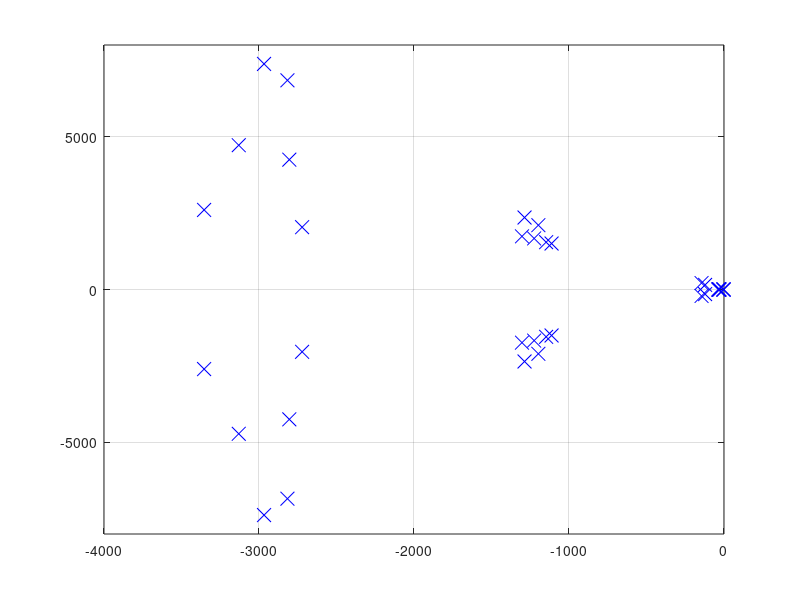

MATLAB code for this plot:
clc
clear all

%%%--------Parameters values--------------
fs=8000;
Lf1=1.35*10^-3;Lf2=Lf1;Lf3=Lf1;
Cf1=50*10^-6;Cf2=Cf1;Cf3=Cf1;
rLf1=.1;rLf2=rLf1;rLf3=rLf1;
Lc1=.35*10^-3;Lc2=Lc1;Lc3=Lc1;
rLc1=.03;rLc2=rLc1;rLc3=rLc1;
wc1=31.41;wc2=wc1;wc3=wc1;
mp1=9.4*10^-5;mp2=mp1;mp3=mp1;
nq1=1.3*10^-4;nq2=nq1;nq3=nq1;
Kpv1=.05;Kpv2=Kpv1;Kpv3=Kpv1;
Kiv1=390;Kiv2=Kiv1;Kiv3=Kiv1;
Kpc1=10.5;Kpc2=Kpc1;Kpc3=Kpc1;
Kic1=16*10^3;Kic2=Kic1;Kic3=Kic1;
F1=.75;F2=F1;F3=F1;
rN=1000;
wn=314;
%-----Network Data-------
rline1=.23;Lline1=.1/(2*pi*50);
rline2=.35;Lline2=.58/(2*pi*50);
Rload1=25;Lload1=1e-5;
Rload2=20;Lload2=1e-5;
%%%--------Initial operating point--------
Vd0_1=380.8;Vd0_2=381.8;Vd0_3=380.4;
Vq0_1=0;Vq0_2=0;Vq0_3=0;
Id0_1=11.4;Id0_2=Id0_1;Id0_3=Id0_1;
Iq0_1=.4;Iq0_2=-1.45;Iq0_3=1.25;
Ild_1=11.4;Ild_2=11.4;Ild_3=11.4;
Ilq_1=-5.5;Ilq_2=-7.3;Ilq_3=-4.6;
VbD_1=379.5;VbD_2=380.5;VbD_3=379;
VbQ_1=-6;VbQ_2=-6;VbQ_3=-5;
w0_1=314;w0_2=w0_1;w0_3=w0_1;w0=w0_1;
delta1_0=0;delta2_0=1.9*10^-3;delta3_0=-.0113;
Iline1d=-3.8;Iline1q=.4;
Iline2d=7.6;Iline2q=-1.3;
IloadD_1=Id0_1-Iline1d;IloadQ_1=Iq0_1-Iline1q;
IloadD_2=Id0_3+Iline2d;IloadQ_2=Iq0_3+Iline2q;
%%%%%%%%%%%%%%%%%%%%%%%%%%%%%%%%%%%%%%%%%%%%%%%%%%%%%%%%%%%%%%%%%%%%%%%%%%%%%%%%%%%%%%%
%%%----------------DG1------------
Ap_1=[0 -mp1 0; 0 -wc1 0; 0 0 -wc1];
Bpwcom_1=[-1;0;0];
Bp_1=[0 0 0 0 0 0 ;0 0 wc1*Id0_1 wc1*Iq0_1 wc1*Vd0_1 wc1*Vq0_1;0 0  wc1*Iq0_1 -wc1*Id0_1 -wc1*Vq0_1 wc1*Vd0_1];
Cpw_1=[0 -mp1 0];Cpv_1=[0 0 -nq1;0 0 0];
Bv1_1=[1 0;0 1];Bv2_1=[0 0 -1 0 0 0;0 0 0 -1 0 0];
Cv_1=[Kiv1 0; 0 Kiv1];
Dv1_1=[Kpv1 0; 0 Kpv1];
Dv2_1=[0 0 -Kpv1 -w0*Cf1 F1 0;0 0 w0*Cf1 -Kpv1 0 F1];
Bc1_1=[1 0;0 1];
Bc2_1=[-1 0 0 0 0 0;0 -1 0 0 0 0 ];
Cc_1=[Kic1 0;0 Kic1];
Dc1_1=[Kpc1 0; 0 Kpc1];
Dc2_1=[-Kpc1 -w0*Lf1 0 0 0 0;w0*Lf1 -Kpc1 0 0 0 0];
ALCL_1=[-rLf1/Lf1 w0_1 -1/Lf1 0 0 0
    -w0_1 -rLf1/Lf1 0 -1/Lf1 0 0
    1/Cf1 0 0 w0_1 -1/Cf1 0
    0 1/Cf1 -w0_1 0 0 -1/Cf1 
    0 0 1/Lc1 0 -rLc1/Lc1 w0_1
    0 0 0 1/Lc1 -w0_1 -rLc1/Lc1];
BLCL1_1=[1/Lf1 0 0 0 0 0 ; 0 1/Lf1 0 0 0 0]';
BLCL2_1=[0 0 0 0 -1/Lc1 0; 0 0 0 0 0 -1/Lc1]';
BLCL3_1=[Ilq_1 -Ild_1 Vq0_1 -Vd0_1 Iq0_1 -Id0_1]';
Ts_1=[cos(delta1_0) -sin(delta1_0);sin(delta1_0) cos(delta1_0)];
Tc_1=[(-Id0_1*sin(delta1_0))-(Iq0_1*cos(delta1_0));(Id0_1*cos(delta1_0))-(Iq0_1*sin(delta1_0))];
Tvinv_1=[-VbD_1*sin(delta1_0)+VbQ_1*cos(delta1_0);-VbD_1*cos(delta1_0)-VbQ_1*sin(delta1_0)];
%------------------------
AINV_1=[Ap_1                                                         zeros(3,2)         zeros(3,2)              Bp_1
        Bv1_1*Cpv_1                                                  zeros(2,2)         zeros(2,2)              Bv2_1
        Bc1_1*Dv1_1*Cpv_1                                            Bc1_1*Cv_1         zeros(2,2)         (Bc1_1*Dv2_1)+Bc2_1
        (BLCL1_1*Dc1_1*Dv1_1*Cpv_1)+(BLCL2_1*[Tvinv_1 zeros(2,1) zeros(2,1)])+(BLCL3_1*Cpw_1)  BLCL1_1*Dc1_1*Cv_1  BLCL1_1*Cc_1  ALCL_1+BLCL1_1*((Dc1_1*Dv2_1)+Dc2_1)];
BINV_1=[zeros(3,2);zeros(2,2);zeros(2,2);BLCL2_1*inv(Ts_1)];
Bwcom_1=[Bpwcom_1;zeros(2,1);zeros(2,1);zeros(6,1)];
CINVw_1=[Cpw_1 zeros(1,2) zeros(1,2) zeros(1,6)];
CINVc_1=[Tc_1 zeros(2,2) zeros(2,1) zeros(2,5) zeros(2,1) zeros(2,1) Ts_1];
%%%%%%%%%%%%%%%%%%%%%%%%%%%%%%%%%%%%%%%%%%%%%%%%%%%%%%%%%%%%%%%%%%%%%%%%%%%%%%%%%%%%%%%
%%------------------DG2----------------------
Ap_2=[0 -mp2 0; 0 -wc2 0; 0 0 -wc2];
Bpwcom_2=[-1;0;0];
Bp_2=[0 0 0 0 0 0 ;0 0 wc2*Id0_2 wc2*Iq0_2 wc2*Vd0_2 wc2*Vq0_2;0 0  wc2*Iq0_2 -wc2*Id0_2 -wc2*Vq0_2 wc2*Vd0_2];
Cpw_2=[0 -mp2 0];Cpv_2=[0 0 -nq2;0 0 0];
Bv1_2=[1 0;0 1];Bv2_2=[0 0 -1 0 0 0;0 0 0 -1 0 0];
Cv_2=[Kiv2 0; 0 Kiv2];
Dv1_2=[Kpv2 0; 0 Kpv2];
Dv2_2=[0 0 -Kpv2 -wn*Cf2 F2 0;0 0 wn*Cf2 -Kpv2 0 F2];
Bc1_2=[1 0;0 1];
Bc2_2=[-1 0 0 0 0 0;0 -1 0 0 0 0 ];
Cc_2=[Kic2 0;0 Kic2];
Dc1_2=[Kpc2 0; 0 Kpc2];
Dc2_2=[-Kpc2 -wn*Lf2 0 0 0 0;wn*Lf2 -Kpc2 0 0 0 0];
ALCL_2=[-rLf2/Lf2 w0_2 -1/Lf2 0 0 0
    -w0_2 -rLf2/Lf2 0 -1/Lf2 0 0
    1/Cf2 0 0 w0_2 -1/Cf2 0
    0 1/Cf2 -w0_2 0 0 -1/Cf2 
    0 0 1/Lc2 0 -rLc2/Lc2 w0_2
    0 0 0 1/Lc2 -w0_2 -rLc2/Lc2 ];
BLCL1_2=[1/Lf2 0 0 0 0 0 ; 0 1/Lf2 0 0 0 0]';
BLCL2_2=[0 0 0 0 -1/Lc2 0; 0 0 0 0 0 -1/Lc2]';
BLCL3_2=[Ilq_2 -Ild_2 Vq0_2 -Vd0_2 Iq0_2 -Id0_2]';
Ts_2=[cos(delta2_0) -sin(delta2_0);sin(delta2_0) cos(delta2_0)];
Tc_2=[(-Id0_2*sin(delta2_0))-(Iq0_2*cos(delta2_0));(Id0_2*cos(delta2_0))-(Iq0_2*sin(delta2_0))];
Tvinv_2=[-VbD_2*sin(delta2_0)+VbQ_2*cos(delta2_0);-VbD_2*cos(delta2_0)-VbQ_2*sin(delta2_0)];
%------------------------
AINV_2=[Ap_2                                                         zeros(3,2)         zeros(3,2)              Bp_2
        Bv1_2*Cpv_2                                                  zeros(2,2)         zeros(2,2)              Bv2_2
        Bc1_2*Dv1_2*Cpv_2                                            Bc1_2*Cv_2         zeros(2,2)         (Bc1_2*Dv2_2)+Bc2_2
        (BLCL1_2*Dc1_2*Dv1_2*Cpv_2)+(BLCL2_2*[Tvinv_2 zeros(2,1) zeros(2,1)])+(BLCL3_2*Cpw_2)  BLCL1_2*Dc1_2*Cv_2  BLCL1_2*Cc_2  ALCL_2+BLCL1_2*((Dc1_2*Dv2_2)+Dc2_2)];
BINV_2=[zeros(3,2);zeros(2,2);zeros(2,2);BLCL2_2*inv(Ts_2)];
Bwcom_2=[Bpwcom_2;zeros(2,1);zeros(2,1);zeros(6,1)];
CINVw_2=[zeros(1,3) zeros(1,2) zeros(1,2) zeros(1,6)];
CINVc_2=[Tc_2 zeros(2,2) zeros(2,1) zeros(2,5) zeros(2,1) zeros(2,1) Ts_2];

%%%%%%%%%%%%%%%%%%%%%%%%%%%%%%%%%%%%%%%%%%%%%%%%%%%%%%%%%%%%%%%%%%%%%%%%%%%%%%%%%%%%%%%
%%------------------DG3----------------------
Ap_3=[0 -mp3 0; 0 -wc3 0; 0 0 -wc3];
Bpwcom_3=[-1;0;0];
Bp_3=[0 0 0 0 0 0 ;0 0 wc3*Id0_3 wc3*Iq0_3 wc3*Vd0_3 wc3*Vq0_3;0 0  wc3*Iq0_3 -wc3*Id0_3 -wc3*Vq0_3 wc3*Vd0_3];
Cpw_3=[0 -mp3 0];Cpv_3=[0 0 -nq3;0 0 0];
Bv1_3=[1 0;0 1];Bv2_3=[0 0 -1 0 0 0;0 0 0 -1 0 0];
Cv_3=[Kiv3 0; 0 Kiv3];
Dv1_3=[Kpv3 0; 0 Kpv3];
Dv2_3=[0 0 -Kpv3 -wn*Cf3 F3 0;0 0 wn*Cf3 -Kpv3 0 F3];
Bc1_3=[1 0;0 1];
Bc2_3=[-1 0 0 0 0 0;0 -1 0 0 0 0 ];
Cc_3=[Kic3 0;0 Kic3];
Dc1_3=[Kpc3 0; 0 Kpc3];
Dc2_3=[-Kpc3 -wn*Lf3 0 0 0 0;wn*Lf3 -Kpc3 0 0 0 0];
ALCL_3=[-rLf3/Lf3 w0_3 -1/Lf3 0 0 0
    -w0_3 -rLf3/Lf3 0 -1/Lf3 0 0
    1/Cf3 0 0 w0_3 -1/Cf3 0
    0 1/Cf3 -w0_3 0 0 -1/Cf3 
    0 0 1/Lc3 0 -rLc3/Lc3 w0_3
    0 0 0 1/Lc3 -w0_3 -rLc3/Lc3 ];
BLCL1_3=[1/Lf3 0 0 0 0 0 ; 0 1/Lf3 0 0 0 0]';
BLCL2_3=[0 0 0 0 -1/Lc3 0; 0 0 0 0 0 -1/Lc3]';
BLCL3_3=[Ilq_3 -Ild_3 Vq0_3 -Vd0_3 Iq0_3 -Id0_3]';
Ts_3=[cos(delta3_0) -sin(delta3_0);sin(delta3_0) cos(delta3_0)];
Tc_3=[(-Id0_3*sin(delta3_0))-(Iq0_3*cos(delta3_0));(Id0_3*cos(delta3_0))-(Iq0_3*sin(delta3_0))];
Tvinv_3=[-VbD_3*sin(delta3_0)+VbQ_3*cos(delta3_0);-VbD_3*cos(delta3_0)-VbQ_3*sin(delta3_0)];
%------------------------
AINV_3=[Ap_3                                                         zeros(3,2)         zeros(3,2)              Bp_3
        Bv1_3*Cpv_3                                                  zeros(2,2)         zeros(2,2)              Bv2_3
        Bc1_3*Dv1_3*Cpv_3                                            Bc1_3*Cv_3         zeros(2,2)         (Bc1_3*Dv2_3)+Bc2_3
        (BLCL1_3*Dc1_3*Dv1_3*Cpv_3)+(BLCL2_3*[Tvinv_3 zeros(2,1) zeros(2,1)])+(BLCL3_3*Cpw_3)  BLCL1_3*Dc1_3*Cv_3  BLCL1_3*Cc_3  ALCL_3+BLCL1_3*((Dc1_3*Dv2_3)+Dc2_3)];
 
BINV_3=[zeros(3,2);zeros(2,2);zeros(2,2);BLCL2_3*inv(Ts_3)];
Bwcom_3=[Bpwcom_3;zeros(2,1);zeros(2,1);zeros(6,1)];
CINVw_3=[zeros(1,3) zeros(1,2) zeros(1,2) zeros(1,6)];
CINVc_3=[Tc_3 zeros(2,2) zeros(2,1) zeros(2,5) zeros(2,1) zeros(2,1) Ts_3];
%%%%%%%%%%%%%%%%%%%%%%%%%%%%%%%%%%%%%%%%%%%%%%%%%%%%%%%%%%%%%%%%%%%%%%%%%%%%%%%%%%%%%%%
%%-----------Combination of Inverter Models------------
AINV=[AINV_1+Bwcom_1*CINVw_1    zeros(13,13)             zeros(13,13)
        zeros(13,13)         AINV_2+Bwcom_2*CINVw_1      zeros(13,13)
        zeros(13,13)            zeros(13,13)         AINV_3+Bwcom_3*CINVw_1  ];

%AINV(14,2)=9.4e-5;AINV(27,2)=9.4e-5;

BINV=[BINV_1 zeros(13,2) zeros(13,2);zeros(13,2) BINV_2 zeros(13,2);zeros(13,2) zeros(13,2) BINV_3];%---Modified by myself
CINVw=[  CINVw_1      CINVw_2     CINVw_3];%---written by myself
CINVc=[  CINVc_1    zeros(2,13)  zeros(2,13)
       zeros(2,13)   CINVc_2     zeros(2,13)
       zeros(2,13)  zeros(2,13)   CINVc_3];
%%%%%%%%%%%%%%%%%%%%%%%%%%%%%%%%%%%%%%%%%%%%%%%%%%%%%%%%%%%%%%%%%%%%%%%%%%%%%%%%%%%%%%%
%%-----------Network Model------------------
ANET_1=[-rline1/Lline1 w0;-w0 -rline1/Lline1];
B1NET_1=[1/Lline1 0 -1/Lline1 0 0 0 ;0 1/Lline1 0 -1/Lline1 0 0];
B2NET_1=[Iline1q;-Iline1d];
%---------
ANET_2=[-rline2/Lline2 w0;-w0 -rline2/Lline2];
B1NET_2=[0 0 1/Lline2 0 -1/Lline2 0;0 0 0 1/Lline2 0 -1/Lline2];
B2NET_2=[Iline2q;-Iline2d];
%%----------
ANET=[ANET_1 zeros(2,2);zeros(2,2) ANET_2];
B1NET=[B1NET_1;B1NET_2];
B2NET=[B2NET_1;B2NET_2];
%%%%%%%%%%%%%%%%%%%%%%%%%%%%%%%%%%%%%%%%%%%%%%%%%%%%%%%%%%%%%%%%%%%%%%%%%%%%%%%%%%%%%%%%
%%-----------Load Model------------------
Aload_1=[-Rload1/Lload1 w0;-w0 -Rload1/Lload1];
B1load_1=[1/Lload1 0 0 0 0 0;0 1/Lload1 0 0 0 0];
B2load_1=[IloadQ_1;-IloadD_1];
%-------
Aload_2=[-Rload2/Lload2 w0;-w0 -Rload2/Lload2];
B1load_2=[0 0 0 0 1/Lload2 0;0 0 0 0 0 1/Lload2];
B2load_2=[IloadQ_2;-IloadD_2];
%------
Aload=[Aload_1 zeros(2,2);zeros(2,2) Aload_2];
B1load=[B1load_1;B1load_2];
B2load=[B2load_1;B2load_2];
%%%%%%%%%%%%%%%%%%%%%%%%%%%%%%%%%%%%%%%%%%%%%%%%%%%%%%%%%%%%%%%%%%%%%%%%%%%%%%%%%%%%%%%%
%%----------------------Complete Microgrid Model--------
rr=[rN rN rN rN rN rN];RN=diag(rr);
MINV=[eye(6,6)];%???
Mload=[-1 0 0 0;0 -1 0 0;zeros(2,4);0 0 -1 0;0 0 0 -1 ];
MNET=[-1 0 0 0;0 -1 0 0;1 0 -1 0 ;0 1 0 -1 ;0 0 1 0;0 0 0 1];%???
%----------------
Amg=[      AINV+(BINV*RN*MINV*CINVc)               BINV*RN*MNET            BINV*RN*Mload
      (B1NET*RN*MINV*CINVc)+(B2NET*CINVw)       ANET+(B1NET*RN*MNET)      B1NET*RN*Mload
      (B1load*RN*MINV*CINVc)+(B2load*CINVw)       B1load*RN*MNET      Aload+(B1load*RN*Mload) ];
%%%%%%%%%%%%%%%%%%%%%%%%%%%%%%%%%%%%%%%%%%%%%%%%%%%%%%%%%%%%%%%%%%%%%%%%%%%%%%%%%%%%%%%%%%%
%-----------Dynamic Analysis----------------
sss=length(Amg);
%det(lambda*eye(ss,ss)-Amg)
format('short','g');
ev=eig(Amg);
plot(ev,'x','MarkerSize',10,'color','blue')
xlim([-4000 3]);ylim([-8000 8000]);
grid on
for i=1:sss
damp(i)=-real(ev(i))/abs(ev(i));
end
for i=1:sss
freq_osc(i)=abs(imag(ev(i)))/(2*pi);
end
[phi,DD]=eig(Amg);
phi;           %Right eigen-vector
sai=inv(phi);  %Left  eigen-vector
%-----Participation Matrix-------
for j=1:sss
    for i=1:sss
        pp(i,j)=phi(i,j)*sai(j,i);
    end
end
PP=abs(pp);
for i=1:sss
    for j=1:sss
        P(i,j)=PP(i,j)/max(PP(i,:));
    end
end
% xlswrite('green.xlsx',P,'Sheet1','B2')
% xlswrite('green.xlsx',real(ev),'Sheet2','A1')
% xlswrite('green.xlsx',imag(ev),'Sheet2','B1')

Amg;